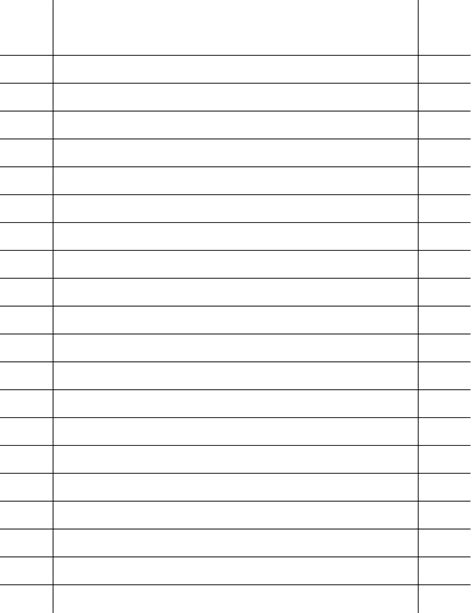
#> input picture handwritten_ocr_implementation/horizontal_lines.jpeg, 474 x 613 px
$ python hor_line.py
#> lines starting #> are read from the running program, lines starting #| are printed output that depends on the picture; after the words box and inside, x2 and y2 are one past the last pixel; in counts of white or black regions, pixels touching at a corner belong together
import cv2
import numpy as np

image = cv2.imread("horizontal_lines.jpeg", cv2.IMREAD_UNCHANGED)
#> image is the input picture: shape (613, 474, 3); min 10, max 255, mean 247.1

gray_image = cv2.cvtColor(image, cv2.COLOR_BGR2GRAY)
edges = cv2.Canny(gray_image, 50, 150, apertureSize = 3)
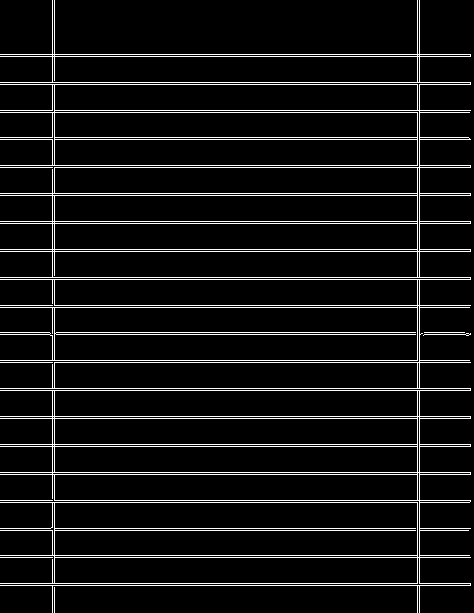
#> edges: shape (613, 474); 7.2% white in thin lines or dots

lines = cv2.HoughLines(edges, 1, np.pi/180, 200)
#> lines = 44 rows, first 8: [419, 0], [417, 0], [54, 0], [52, 0], [54, 1.57], [56, 1.57], [82, 1.57], [251, 1.57]

for idx, line in enumerate(lines):
	rho, theta = line[0]
	if theta != 0:
		a = np.cos(theta)
		b = np.sin(theta)
		x0 = a*rho
		y0 = b*rho
		x1 = int(x0 + 1000*(-b))
		y1 = int(y0 + 1000*(a))
		x2 = int(x0 - 1000*(-b))
		y2 = int(y0 + 1000*(a))
		cv2.line(image, (x1, y1), (x2, y2), (0, 0, 255), 1)
#> this loop made 44 passes
#> (rho, theta, x0, y0, y1, y2) on passes 5 to 16: (54, 1.57, -2.36e-06, 54, 53, 53), (56, 1.57, -2.45e-06, 56, 55, 55), (82, 1.57, -3.58e-06, 82, 81, 81), (251, 1.57, -1.1e-05, 251, 250, 250), (277, 1.57, -1.21e-05, 277, 276, 276), (279, 1.57, -1.22e-05, 279, 278, 278), (388, 1.57, -1.7e-05, 388, 387, 387), (390, 1.57, -1.7e-05, 390, 389, 389), (416, 1.57, -1.82e-05, 416, 415, 415), (472, 1.57, -2.06e-05, 472, 471, 471), (585, 1.57, -2.56e-05, 585, 584, 584), (84, 1.57, -3.67e-06, 84, 83, 83)
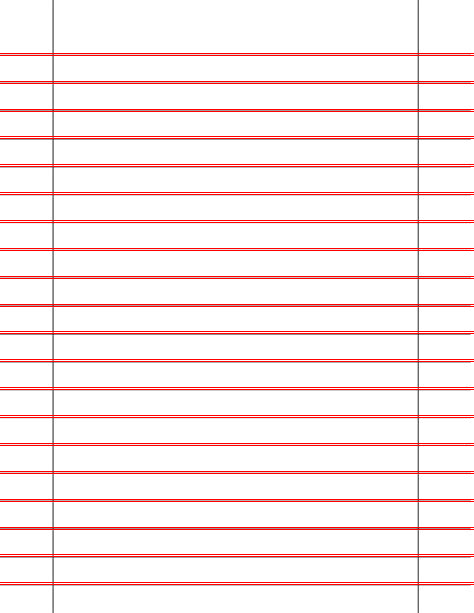
#> image: shape (613, 474, 3); 6.53% of pixels changed, all inside (x1, y1, x2, y2) = (0, 53, 474, 585)


cv2.imshow("", image)
cv2.imwrite("drawn.jpg", image)
cv2.waitKey(0)
cv2.destroyAllWindows()
